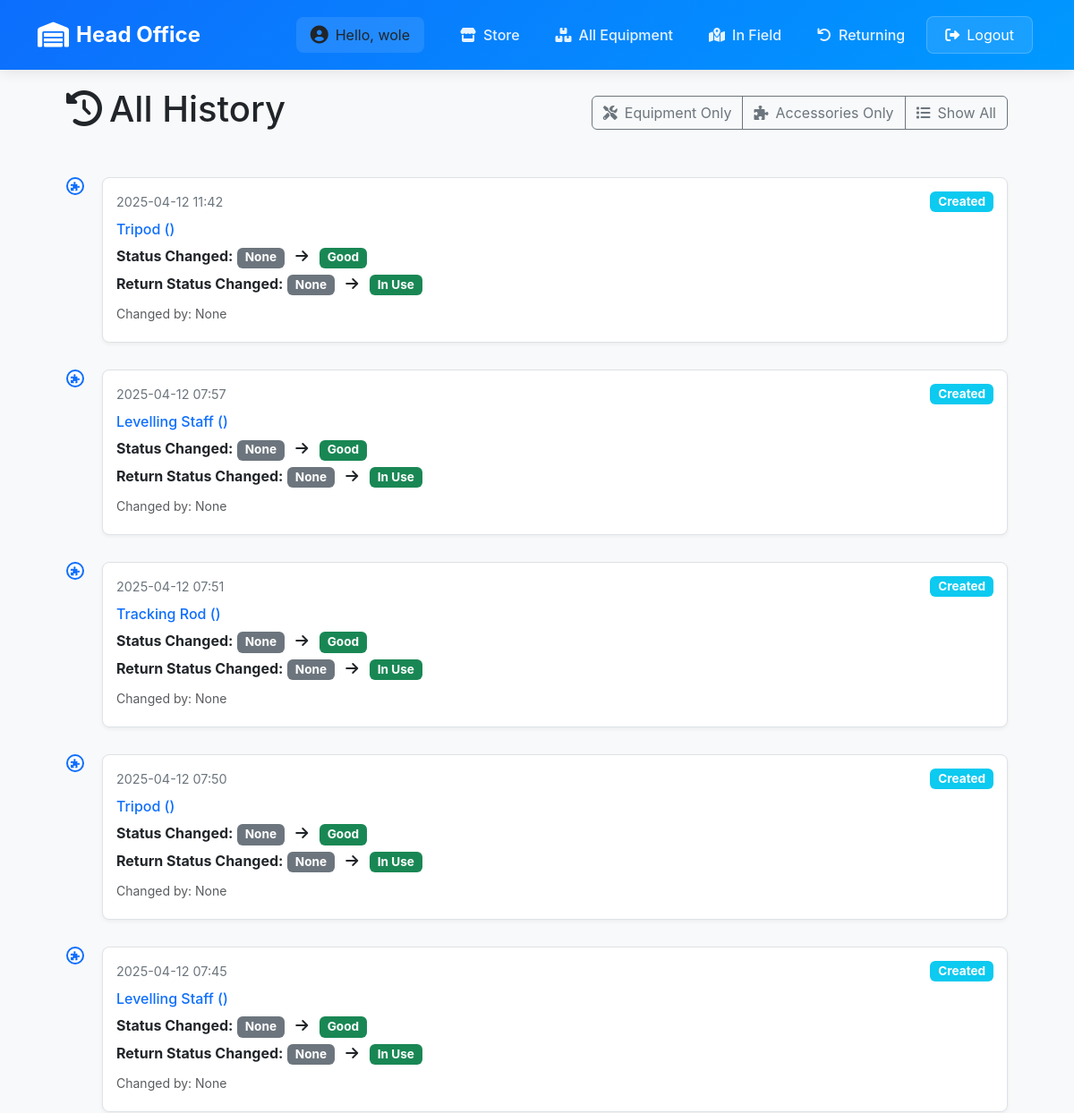
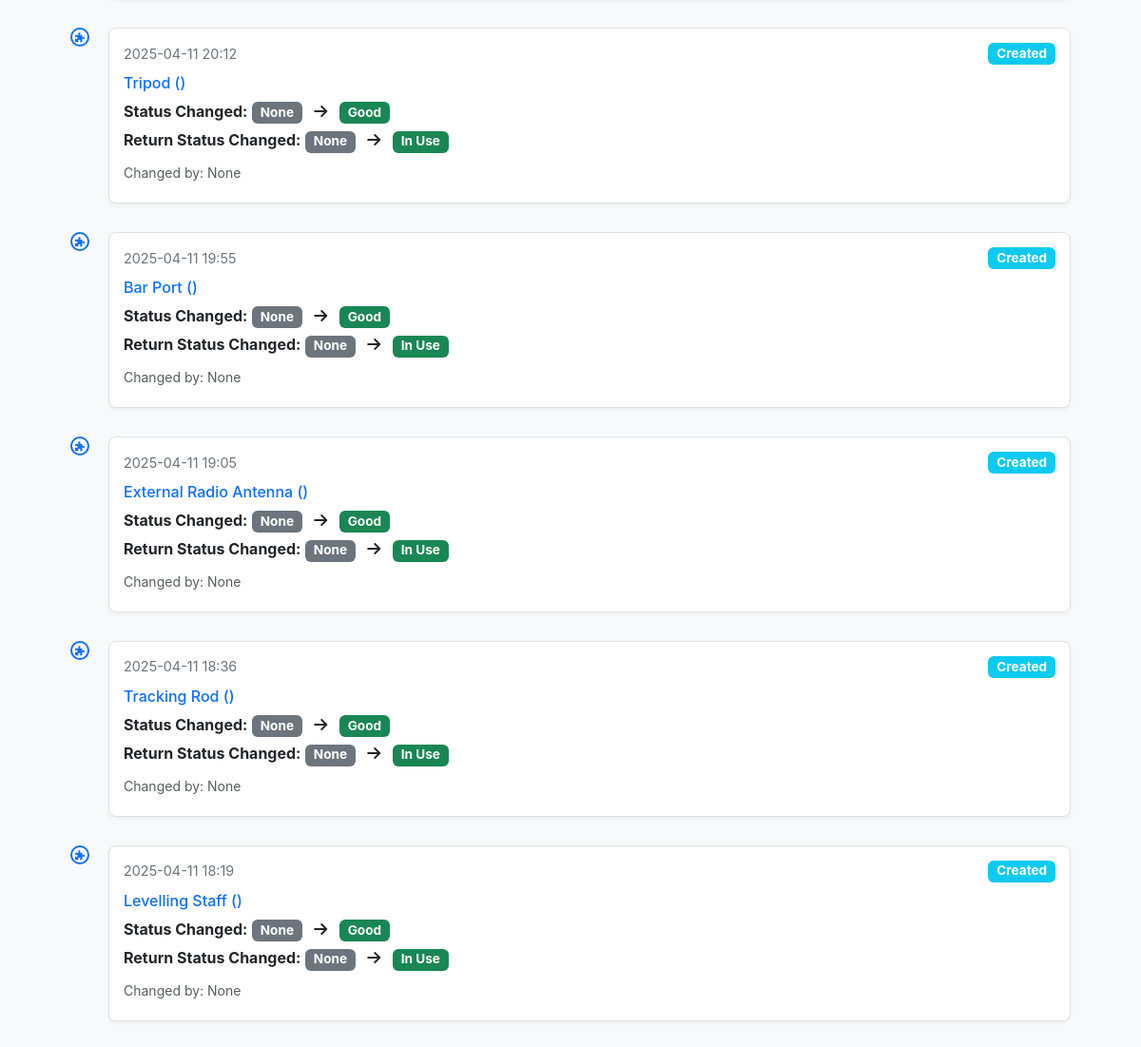
/inventory/history/ (signed in), run on the app's committed database (2 pictures, top to bottom).
### inventory/models.py (models this page shows, shortened)
class AccessoryHistory(models.Model):
    ACTION_CHOICES = [
        ('created', 'Created'),
        ('updated', 'Updated'),
        ('released', 'Released'),
        ('returned', 'Returned'),
        ('status_changed', 'Status Changed'),
        ('image_uploaded', 'Image Uploaded'),
    ]
    accessory = models.ForeignKey(Accessory, on_delete=models.CASCADE, related_name='history')
    action = models.CharField(max_length=20, choices=ACTION_CHOICES)
    previous_status = models.CharField(max_length=20, null=True, blank=True)
    new_status = models.CharField(max_length=20, null=True, blank=True)
    previous_return_status = models.CharField(max_length=20, null=True, blank=True)
    new_return_status = models.CharField(max_length=20, null=True, blank=True)
    previous_chief_surveyor = models.ForeignKey(User, on_delete=models.SET_NULL, null=True, blank=True, related_name='previous_accessory_history')
    new_chief_surveyor = models.ForeignKey(User, on_delete=models.SET_NULL, null=True, blank=True, related_name='new_accessory_history')
    comment = models.TextField(null=True, blank=True)
    changed_by = models.ForeignKey(User, on_delete=models.SET_NULL, null=True, related_name='accessory_changes')
    changed_at = models.DateTimeField(auto_now_add=True)

class Accessory(models.Model):
    ACCESSORY_TYPES = (
        ("tripod", "Tripod"),
        ("levelling_staff", "Levelling Staff"),
        ("tracking_rod", "Tracking Rod"),
        ("reflector", "Reflector"),
        ("gps_extension_bar", "GPS Extension Bar"),
        ("bar_port", "Bar Port"),
        ("powerbank", "Powerbank"),
        ("tribach", "Tribach"),
        ("external_radio_antenna", "External Radio Antenna"),
    )
    STATUS_CHOICES = [
        ('Good', 'Good'),
        ('Needs Repair', 'Needs Repair'),
        ('Spoiled', 'Spoiled'),
    ]
    RETURN_STATUS_CHOICES = [
        ('In Use', 'In Use'),
        ('Returning', 'Returning'),
        ('With Chief Surveyor', 'With Chief Surveyor'),
        ('In Store', 'In Store'),
        ('Returned', 'Returned'),
    ]
    name = models.CharField(max_length=100, choices=ACCESSORY_TYPES)
    serial_number = models.CharField(max_length=50, unique=True, null=True, blank=True, help_text="Unique serial number for the accessory")
    equipment = models.ForeignKey(EquipmentsInSurvey, on_delete=models.CASCADE, related_name='accessories', null=True, blank=True)
    chief_surveyor = models.ForeignKey(User, on_delete=models.CASCADE, null=True, blank=True)
    surveyor_responsible = models.CharField(max_length=100, null=True, blank=True)
    status = models.CharField(max_length=20, choices=STATUS_CHOICES, default='Good', null=True, blank=True)
    return_status = models.CharField(max_length=20, choices=RETURN_STATUS_CHOICES, default='In Use', null=True, blank=True)
    comment = models.TextField(null=True, blank=True)
    image = models.ImageField(upload_to='accessory_images/', null=True, blank=True)
    date_returned = models.DateTimeField(null=True, blank=True)
    returned_by = models.ForeignKey(User, on_delete=models.SET_NULL, null=True, blank=True, related_name='returned_accessories')

### inventory/views.py (the view)
# urls.py: path('history/', views.all_history, name='all_history'),
@login_required
def all_history(request):
    if not request.user.is_superuser:
        messages.error(request, 'You do not have permission to view all history.')
        return redirect('login')
    equipment_history = EquipmentHistory.objects.all().order_by('-changed_at')
    accessory_history = AccessoryHistory.objects.all().order_by('-changed_at')
    all_history = list(equipment_history) + list(accessory_history)
    all_history.sort(key=lambda x: x.changed_at, reverse=True)
    return render(request, 'inventory/history/all_history.html', {
        'history': all_history
    })

### inventory/context_processors.py (called while the page is built)
def is_admin(request):
    return {'is_admin': request.user.is_authenticated and request.user.is_superuser}

### inventory/templatetags/inventory_extras.py (called while the page is built)
@register.filter
def get_class(value):
    return value.__class__.__name__

### inventory/templates/inventory/history/all_history.html (shortened to what this page needs)
{% extends 'base/base_dashboard.html' %}
{% load static %}
{% load inventory_extras %}
{% block content %}
<div class="container">
    <div class="history-container">
        <div class="d-flex justify-content-between align-items-center mb-4">
            <h1 class="page-title">
                <i class="fas fa-history me-2"></i>All History
            </h1>
            <div class="btn-group">
                <button type="button" class="btn btn-outline-secondary" id="filterEquipment">
                    <i class="fas fa-tools me-2"></i>Equipment Only
                </button>
                <button type="button" class="btn btn-outline-secondary" id="filterAccessory">
                    <i class="fas fa-puzzle-piece me-2"></i>Accessories Only
                </button>
                <button type="button" class="btn btn-outline-secondary" id="showAll">
                    <i class="fas fa-list me-2"></i>Show All
                </button>
            </div>
        </div>
        <div class="history-timeline">
            {% if history %}
                {% for entry in history %}
                <div class="timeline-item {% if entry|get_class == 'EquipmentHistory' %}equipment-entry{% else %}accessory-entry{% endif %}">
                    <div class="timeline-marker">
                        <i class="fas {% if entry|get_class == 'EquipmentHistory' %}fa-tools{% else %}fa-puzzle-piece{% endif %}"></i>
                    </div>
                    <div class="timeline-content">
                        <div class="timeline-header">
                            <span class="timeline-date">{{ entry.changed_at|date:"Y-m-d H:i" }}</span>
                            <span class="badge bg-info">{{ entry.get_action_display }}</span>
                        </div>
                        <div class="timeline-body">
                            {% if entry|get_class == 'EquipmentHistory' %}
                                <h6 class="mb-2">
                                    <a href="{% url 'equipment_detail' entry.equipment.id %}" class="text-decoration-none">
                                        {{ entry.equipment.name }}
                                    </a>
                                </h6>
                                {% if entry.previous_status != entry.new_status %}
                                    <p>
                                        <strong>Status Changed:</strong>
                                        <span class="badge bg-secondary">{{ entry.previous_status }}</span>
                                        <i class="fas fa-arrow-right mx-2"></i>
                                        <span class="badge {% if entry.new_status == 'In Store' %}bg-success{% elif entry.new_status == 'In Field' %}bg-primary{% else %}bg-warning{% endif %}">
                                            {{ entry.new_status }}
                                        </span>
                                    </p>
                                {% endif %}
                            {% else %}
                                <h6 class="mb-2">
                                    <a href="{% url 'equipment_detail' entry.accessory.equipment.id %}" class="text-decoration-none">
                                        {{ entry.accessory.get_name_display }} ({{ entry.accessory.equipment.name }})
                                    </a>
                                </h6>
                                {% if entry.previous_status != entry.new_status %}
                                    <p>
                                        <strong>Status Changed:</strong>
                                        <span class="badge bg-secondary">{{ entry.previous_status }}</span>
                                        <i class="fas fa-arrow-right mx-2"></i>
                                        <span class="badge {% if entry.new_status == 'Good' %}bg-success{% elif entry.new_status == 'Needs Repair' %}bg-warning{% else %}bg-danger{% endif %}">
                                            {{ entry.new_status }}
                                        </span>
                                    </p>
                                {% endif %}
                                {% if entry.previous_return_status != entry.new_return_status %}
                                    <p>
                                        <strong>Return Status Changed:</strong>
                                        <span class="badge bg-secondary">{{ entry.previous_return_status }}</span>
                                        <i class="fas fa-arrow-right mx-2"></i>
                                        <span class="badge {% if entry.new_return_status == 'In Use' %}bg-success{% elif entry.new_return_status == 'Returning' %}bg-warning{% else %}bg-info{% endif %}">
                                            {{ entry.new_return_status }}
                                        </span>
                                    </p>
                                {% endif %}
                            {% endif %}
                            <p class="text-muted mt-2">
                                <small>Changed by: {{ entry.changed_by }}</small>
                            </p>
                        </div>
                    </div>
                </div>
                {% endfor %}
            {% else %}
                <div class="alert alert-info">
                    <i class="fas fa-info-circle me-2"></i>No history available.
                </div>
            {% endif %}
        </div>
    </div>
</div>
{% endblock %}

### templates/base/base_dashboard.html (shortened to what this page needs)
<!DOCTYPE html>
<html lang="en">
<head>
    {% load static %}
    <link href="https://cdn.jsdelivr.net/npm/bootstrap@5.3.0-alpha1/dist/css/bootstrap.min.css" rel="stylesheet">
    <link href="https://cdnjs.cloudflare.com/ajax/libs/font-awesome/6.0.0/css/all.min.css" rel="stylesheet">
</head>
<body>
<nav class="navbar navbar-expand-lg navbar-dark sticky-top">
    <div class="container">
        <a class="navbar-brand" href="{% if is_admin %}{% url 'store' %}{% else %}#{% endif %}">
            <i class="fas fa-warehouse"></i>
            {% if is_admin %}Head Office{% else %}Store{% endif %}
        </a>
        <div class="collapse navbar-collapse" id="navbarNav">
            <ul class="navbar-nav ms-auto align-items-center">
                {% if user.is_authenticated or is_admin %}
                    <li class="nav-item">
                        <div class="user-welcome">
                            <i class="fas fa-user-circle"></i>
                            <span>Hello, {{ user.username }}</span>
                        </div>
                    </li>
                    {% if is_admin %}
                        <li class="nav-item">
                            <a class="nav-link {% if request.resolver_match.url_name == 'store' %}active{% endif %}"
                               href="{% url 'store' %}">
                                <i class="fas fa-store me-2"></i>Store
                            </a>
                        </li>
                        <li class="nav-item">
                            <a class="nav-link {% if request.resolver_match.url_name == 'store_all' %}active{% endif %}"
                               href="{% url 'store_all' %}">
                                <i class="fas fa-boxes me-2"></i>All Equipment
                            </a>
                        </li>
                        <li class="nav-item">
                            <a class="nav-link {% if request.resolver_match.url_name == 'store_field' %}active{% endif %}"
                               href="{% url 'store_field' %}">
                                <i class="fas fa-map-marked-alt me-2"></i>In Field
                            </a>
                        </li>
                        <li class="nav-item">
                            <a class="nav-link {% if request.resolver_match.url_name == 'store_returning' %}active{% endif %}"
                               href="{% url 'store_returning' %}">
                                <i class="fas fa-undo me-2"></i>Returning
                            </a>
                        </li>
                    {% endif %}
                    <li class="nav-item">
                        <form method="POST" action="{% url 'logout' %}" class="d-inline">
                            <button type="submit" class="btn logout-btn">
                                <i class="fas fa-sign-out-alt me-2"></i>Logout
                            </button>
                        </form>
                    </li>
                {% else %}
                    <li class="nav-item">
                        <a class="nav-link nav-btn" href="{% url 'login' %}">
                            <i class="fas fa-sign-in-alt me-2"></i>Login
                        </a>
                    </li>
                {% endif %}
            </ul>
        </div>
    </div>
</nav>
<div class="container">
    {% block content %}
    {% endblock %}
</div>
</body>
</html>

### templates/base/base_dashboard.html (style rules this page uses)
.navbar { padding: 1rem 0; background: linear-gradient(135deg, #0d6efd 0%, #0099ff 100%) !important; box-shadow: 0 2px 15px rgba(0, 0, 0, 0.1); }
.navbar-brand { font-size: 1.5rem; font-weight: 700; color: white !important; display: flex; align-items: center; gap: 0.5rem; }
.navbar-brand i { font-size: 1.75rem; }
.nav-item { margin: 0 0.25rem; }
.nav-link { color: rgba(255, 255, 255, 0.9) !important; font-weight: 500; padding: 0.5rem 1rem !important; border-radius: 0.5rem; transition: all 0.3s ease; }
.user-welcome { display: flex; align-items: center; gap: 0.5rem; padding: 0.5rem 1rem; background: rgba(255, 255, 255, 0.1); border-radius: 0.5rem; margin-right: 1rem; }
.user-welcome i { font-size: 1.25rem; }
.logout-btn { background: rgba(255, 255, 255, 0.1); border: 1px solid rgba(255, 255, 255, 0.2); color: white !important; border-radius: 0.5rem; padding: 0.5rem 1.25rem; transition: all 0.3s ease; }
body { font-family: 'Inter', Arial, sans-serif; margin: 0; padding: 0; background-color: #f8f9fa; }

### inventory/templates/inventory/history/all_history.html (style rules this page uses)
.history-container { max-width: 1200px; margin: 0 auto; padding: 20px; }
.history-timeline { position: relative; padding: 20px 0; }
.timeline-item { position: relative; padding-left: 40px; margin-bottom: 30px; transition: opacity 0.3s ease; }
.timeline-marker { position: absolute; left: 0; width: 20px; height: 20px; background: #fff; border: 2px solid #0d6efd; border-radius: 50%; display: flex; align-items: center; justify-content: center; }
.timeline-marker i { font-size: 10px; color: #0d6efd; }
.timeline-content { background: #fff; border: 1px solid #dee2e6; border-radius: 8px; padding: 15px; box-shadow: 0 2px 4px rgba(0,0,0,0.05); }
.timeline-header { display: flex; justify-content: space-between; align-items: center; margin-bottom: 10px; }
.timeline-date { color: #6c757d; font-size: 0.9rem; }
.timeline-body { color: #212529; }
.timeline-body p { margin-bottom: 5px; }
.badge { font-size: 0.85rem; padding: 0.35em 0.65em; }

### data on the page
AccessoryHistory: changed_at "2025-04-12 11:42", action "Created", accessory.name "Tripod", previous_status "None", new_status "Good", previous_return_status "None", new_return_status "In Use", changed_by "None"
AccessoryHistory: changed_at "2025-04-12 07:57", action "Created", accessory.name "Levelling Staff", previous_status "None", new_status "Good", previous_return_status "None", new_return_status "In Use", changed_by "None"
AccessoryHistory: changed_at "2025-04-12 07:51", action "Created", accessory.name "Tracking Rod", previous_status "None", new_status "Good", previous_return_status "None", new_return_status "In Use", changed_by "None"
AccessoryHistory: changed_at "2025-04-12 07:50", action "Created", accessory.name "Tripod", previous_status "None", new_status "Good", previous_return_status "None", new_return_status "In Use", changed_by "None"
AccessoryHistory: changed_at "2025-04-12 07:45", action "Created", accessory.name "Levelling Staff", previous_status "None", new_status "Good", previous_return_status "None", new_return_status "In Use", changed_by "None"
AccessoryHistory: changed_at "2025-04-11 20:12", action "Created", accessory.name "Tripod", previous_status "None", new_status "Good", previous_return_status "None", new_return_status "In Use", changed_by "None"
AccessoryHistory: changed_at "2025-04-11 19:55", action "Created", accessory.name "Bar Port", previous_status "None", new_status "Good", previous_return_status "None", new_return_status "In Use", changed_by "None"
AccessoryHistory: changed_at "2025-04-11 19:05", action "Created", accessory.name "External Radio Antenna", previous_status "None", new_status "Good", previous_return_status "None", new_return_status "In Use", changed_by "None"
AccessoryHistory: changed_at "2025-04-11 18:36", action "Created", accessory.name "Tracking Rod", previous_status "None", new_status "Good", previous_return_status "None", new_return_status "In Use", changed_by "None"
AccessoryHistory: changed_at "2025-04-11 18:19", action "Created", accessory.name "Levelling Staff", previous_status "None", new_status "Good", previous_return_status "None", new_return_status "In Use", changed_by "None"

### other printed values
{{ user.username }} "wole"
